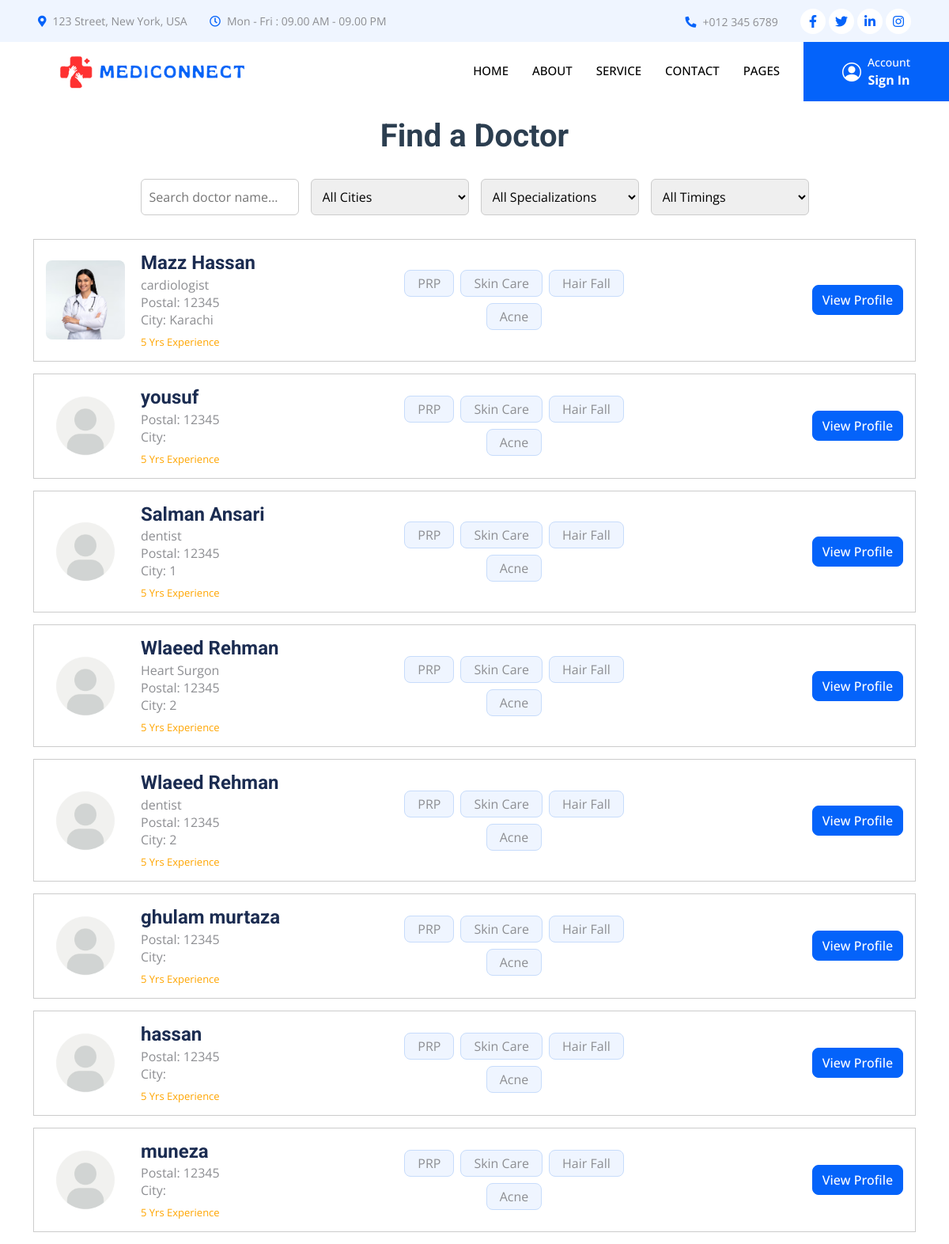
/search_doctor.php, run on the app's committed database.
### tables this page shows
CREATE TABLE `doctor_register` (
  `id` int(11) NOT NULL,
  `name` varchar(50) NOT NULL,
  `email` varchar(100) NOT NULL,
  `password` varchar(50) NOT NULL,
  `role` varchar(50) NOT NULL,
  `phone` varchar(50) DEFAULT NULL,
  `gender` varchar(10) DEFAULT NULL,
  `location` varchar(50) DEFAULT NULL,
  `postal_code` varchar(20) DEFAULT NULL,
  `clinic_address` varchar(255) DEFAULT NULL,
  `category` varchar(50) DEFAULT NULL,
  `qualification` varchar(100) DEFAULT NULL,
  `experience` int(11) DEFAULT NULL,
  `profile_pic` varchar(255) DEFAULT 'default.png',
  `date_time` timestamp NOT NULL DEFAULT current_timestamp(),
  `bio` varchar(200) DEFAULT NULL,
  `from_time` int(11) DEFAULT NULL,
  `to_time` int(11) DEFAULT NULL,
  `available_day` varchar(50) DEFAULT NULL
);

### search_doctor.php (the view, shortened to what this page needs)
<!DOCTYPE html>
<html lang="en">
<head>
  <link href="https://cdnjs.cloudflare.com/ajax/libs/font-awesome/5.10.0/css/all.min.css" rel="stylesheet">
  <link href="https://cdn.jsdelivr.net/npm/bootstrap-icons@1.4.1/font/bootstrap-icons.css" rel="stylesheet">
  <link href="lib/animate/animate.min.css" rel="stylesheet">
  <link href="lib/owlcarousel/assets/owl.carousel.min.css" rel="stylesheet">
  <link href="lib/tempusdominus/css/tempusdominus-bootstrap-4.min.css" rel="stylesheet" />
  <link href="css/bootstrap.min.css" rel="stylesheet">
  <link href="css/style.css" rel="stylesheet">
</head>
<body>
<?php include('components/navbar.php'); ?>
<div class="container">
  <h1>Find a Doctor</h1>
  <div class="filters">
    <input type="text" id="searchInput" placeholder="Search doctor name...">
    <select id="cityFilter">
      <option value="">All Cities</option>
    </select>
    <select id="specializationFilter">
      <option value="">All Specializations</option>
    </select>
    <select id="timingFilter">
      <option value="">All Timings</option>
    </select>
  </div>
  <div class="doctor-list m-0" id="doctorList">
    <?php
    include("connection.php");
    $query = isset($_SESSION['doctor_id'])
      ? "SELECT * FROM doctor_register WHERE id = $doctorid"
      : "SELECT * FROM doctor_register";
    $result = $conn->query($query);
    while ($row = $result->fetch_assoc()) {
      echo "
      <div class='doctor-card'
        data-name='".strtolower($row['name'])."'
        data-city='".strtolower($row['location'])."'
        data-specialization='".strtolower($row['category'])."'
        data-timing='morning evening night'
        style='display: flex; flex-wrap: wrap; gap: 30px; align-items: center; border: 1px solid #ccc; padding: 15px; margin-bottom: 15px;'>
        <div class='card_left' style='flex: 1 1 300px; display: flex; gap: 20px; align-items: center;'>
          <img src='Doctor_dashboard/src/html/imagedata/".$row['profile_pic']."' alt='Doctor Image' style='width: 100px; height: 100px; object-fit: cover; border-radius: 8px;'>
          <div style='line-height: 18px;'>
            <h4 style='margin: 0;'>".$row['name']."</h4>
            <p style='margin: 4px 0;'>".$row['category']."</p>
            <p style='margin: 4px 0;'>Postal: 12345</p>
            <p style='margin: 4px 0;'>City: ".$row['location']."</p>
            <div style='font-size: 13px; color: orange; margin-top: 10px;'>5 Yrs Experience</div>
          </div>
        </div>
        <div style='flex: 1 1 250px; text-align: center;'>
          <div class='d-flex justify-content-center gap-2 flex-wrap'>
            <div class='rounded px-3 py-1 border bg-light'>PRP</div>
            <div class='rounded px-3 py-1 border bg-light'>Skin Care</div>
            <div class='rounded px-3 py-1 border bg-light'>Hair Fall</div>
            <div class='rounded px-3 py-1 border bg-light'>Acne</div>
          </div>
        </div>
        <div class='card_right' style='flex: 1 1 200px; display: flex; flex-direction: column; justify-content: center; align-items: flex-end; gap: 10px;'>
          <a href='profiles.php?id=".$row['id']."' class='btn btn-primary'>View Profile</a>
        </div>
      </div>";
    }
    ?>
  </div>
</div>
</body>
</html>

### css/style.css (style rules this page uses)
:root { --primary: #0463FA; --light: #EFF5FF; --dark: #1B2C51; }
.btn { font-weight: 500; transition: .5s; }
.btn.btn-primary, .btn.btn-secondary { color: #FFFFFF; }
h1 { text-align: center; margin-bottom: 30px; color: #2c3e50; }
.filters { display: flex; flex-wrap: wrap; gap: 15px; justify-content: center; margin-bottom: 30px; }
.filters input, .filters select { padding: 10px; width: 200px; border: 1px solid #ccc; border-radius: 6px; }

### search_doctor.php (style rules this page uses)
h1 { text-align: center; margin-bottom: 30px; color: #2c3e50; margin-top: 20px; }
.filters { display: flex; flex-wrap: wrap; gap: 15px; justify-content: center; margin-bottom: 30px; }
.filters input, .filters select { padding: 10px; width: 200px; border: 1px solid #ccc; border-radius: 6px; }
.card_left { width: 70%; }

### components/navbar.php (style rules this page uses)
.btn.btn-primary { transition: all 0.3s ease-in-out; box-shadow: none; }

### data on the page
doctor_register: profile_pic (picture), name "Mazz Hassan", category "cardiologist", location "Karachi"
doctor_register: profile_pic (placeholder picture), name "yousuf"
doctor_register: profile_pic (placeholder picture), name "Salman Ansari", category "dentist", location "1"
doctor_register: profile_pic (placeholder picture), name "Wlaeed Rehman", category "Heart Surgon", location "2"
doctor_register: profile_pic (placeholder picture), name "Wlaeed Rehman", category "dentist", location "2"
doctor_register: profile_pic (placeholder picture), name "ghulam murtaza"
doctor_register: profile_pic (placeholder picture), name "hassan"
doctor_register: profile_pic (placeholder picture), name "muneza"
